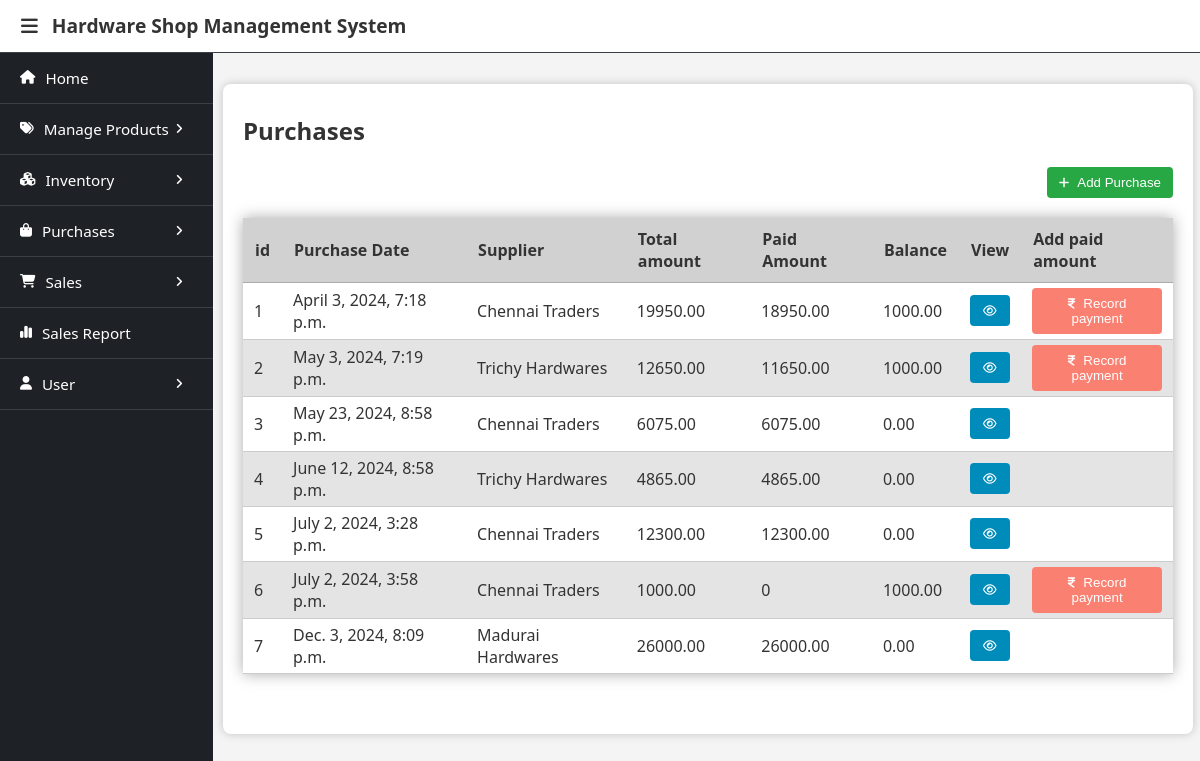
The page /purchases/ (signed in) on the database its author committed.
### database/models.py (models this page shows, shortened)
class PurchaseHeaderDetail(models.Model):
    purchase_id = models.BigAutoField(primary_key=True)
    supplier_ref = models.ForeignKey(Supplier, on_delete=models.SET_NULL, null=True)
    purchased_date = models.DateTimeField(auto_now_add=True)
    bill_amount = models.DecimalField(decimal_places=2, max_digits=10)
    class Meta:
        db_table = 'purchase_header_detail'

class Supplier(models.Model):
    supplier_id = models.BigAutoField(primary_key=True)
    shop_name = models.CharField(max_length=100)
    owner_name = models.CharField(max_length=60)
    phone_regex = RegexValidator(regex=r'^(\d{10})$', message="Phone number must be entered in the 10 digit format: '9999999999'")
    phoneno = models.CharField(validators=[phone_regex], max_length=13, null=True, blank=True)
    address = models.TextField(max_length=200, null=True, blank=True)
    date_added = models.DateTimeField(auto_now_add=True)
    class Meta:
        db_table = 'supplier'
    def __str__(self):
        return self.shop_name

class PurchasePayment(models.Model):
    purchase_payment_id = models.BigAutoField(primary_key=True)
    purchase_ref = models.ForeignKey(PurchaseHeaderDetail, on_delete=models.CASCADE)
    payment_date = models.DateTimeField(auto_now_add=True)
    paid_amount = models.DecimalField(decimal_places=2, max_digits=10)
    balance_amount = models.DecimalField(decimal_places=2, max_digits=10)
    class Meta:
        db_table = 'purchase_payment'

### purchases/views.py (the view)
# urls.py: path('', ViewPurchases.as_view(), name="view_purchases"),
class ViewPurchases(GroupRequiredMixin, View):
    def get(self, request):
        purchases = PurchaseHeaderDetail.objects.all()
        purchases_list = []
        for purchase in purchases:
            purchases_list.append(get_purchase_detail(purchase, False, False))
        context = {
            "purchases":purchases_list
        }
        return render(request, 'purchases.html', context)

### purchases/views.py (called while the page is built)
def get_purchase_detail(purchase, get_payments=True, get_items=True):
    context = {
        "purchase_ref":purchase,
        "paid_amount": 0,
        "balance_amount": purchase.bill_amount
    }
    if get_items:
        purchased_items = PurchaseItem.objects.filter(purchase_ref = purchase)
        context["purchased_items"] = purchased_items
    purchase_payments = PurchasePayment.objects.filter(purchase_ref = purchase)
    if purchase_payments:
        if get_payments:
            context["purchase_payments"] = purchase_payments
        pamount = 0
        for payment in purchase_payments:
            pamount += payment.paid_amount
        context["paid_amount"] = pamount
        context["balance_amount"] = purchase_payments.last().balance_amount
    return context

### user/context_processors.py (called while the page is built)
def get_users(request):
    users = User.objects.all()
    return {
        'users': users
    }

### user/templatetags/user_custom_tags.py (called while the page is built)
@register.filter(name='has_group')
def has_group(user, group_name):
    return user.groups.filter(name=group_name).exists()

### user/views.py (called while the page is built)
    def dispatch(self, request, *args, **kwargs):
        user = request.user
        if not user.is_authenticated:
            return redirect('login_page')
        if not any([user.groups.filter(name=group).exists() for group in self.groups_required]):
            print(user.groups)
            return self.handle_no_permission()
        return super().dispatch(request,*args, **kwargs)

### purchases/templates/purchases.html (shortened to what this page needs)
{% extends 'base.html' %}
{% load user_custom_tags %}
{% block menubar %}
    {% if request.user|has_group:"Owner" %}
        {% include 'owner_menu.html' %}
    {% elif request.user|has_group:"Salesman" %}
        {% include 'salesman_menu.html' %}
    {% endif %}
{% endblock %}
{% block content %}
<div class="container">
    <h2>Purchases</h2>
    <a href="/purchases/add/"><button class="btn btn-add"><i class="fa-solid fa-plus"></i>Add Purchase</button></a>
    <table class="table">
        <thead>
            <th>id</th>
            <th>Purchase Date</th>
            <th>Supplier</th>
            <th>Total amount</th>
            <th>Paid Amount</th>
            <th>Balance</th>
            <th>View</th>
            <th>Add paid amount</th>
        </thead>
        {% for purchase in purchases %}
        <tr>
            <td>{{purchase.purchase_ref.purchase_id}}</td>
            <td>{{purchase.purchase_ref.purchased_date}}</td>
            <td>{{purchase.purchase_ref.supplier_ref}}</td>
            <td>{{purchase.purchase_ref.bill_amount}}</td>
            <td>{{purchase.paid_amount}}</td>
            <td>{{purchase.balance_amount}}</td>
            <td><a href="{% url 'view_purchase' purchase.purchase_ref.purchase_id %}"><button class="btn btn-view"><i class="fa-regular fa-eye m-0"></i></button></a></td>
            {% if purchase.balance_amount > 0 %}
            <td><a href="{% url 'add_payment' purchase.purchase_ref.purchase_id %}"><button class="btn btn-payment"><i class="fa-solid fa-indian-rupee-sign"></i>Record payment</button></a></td>
            {% else %}
            <td></td>
            {% endif %}
        </tr>
        {% endfor %}
    </table>
</div>
{% endblock %}

### static/css/header_sidebar_layout.css (style rules this page uses)
body { margin: 0; font-family: system-ui, -apple-system, BlinkMacSystemFont, 'Segoe UI', Roboto, Oxygen, Ubuntu, Cantarell, 'Open Sans', 'Helvetica Neue', sans-serif; background-color: #f4f4f4; }

### templates/base.html (style rules this page uses)
.m-0 { margin: 0px !important; }
h1, h2 { color: #333; }
i { margin-right: 8px; font-size: 0.9em; }
.container { background: #fff; padding: 10px 20px 20px; margin: 20px 0; border-radius: 8px; box-shadow: 0 0 10px rgba(0, 0, 0, 0.2); }
button { background-color: #333; color: white; padding: 10px 15px; border: none; border-radius: 4px; cursor: pointer; }
.container .btn { display: inline-block; padding: 8px 13px; border: none; border-radius: 4px; cursor: pointer; color: white; transition: background-color 0.2s; }
.container .btn-add, .container .btn-edit-stock { background-color: #28a745; float: right; padding:8px 12px; margin-bottom: 20px; }
.container .btn-view { background-color:#008CBA; }
.container .btn-payment, .container .btn-transfer-stock { background-color: salmon; }
table { width: 100%; border-collapse: collapse; margin-bottom: 40px; box-shadow: 0px 0px 14px #aaa; overflow-x: auto; }
th, td { text-align: left; border-bottom: 1px solid #ccc; }
th { background-color: #d1d1d1; padding: 10px 12px; color: #333; border-bottom: 1px solid #aaa; font-weight: bold; }
td { padding: 5px 11px; background-color: #fff; color: #333; }
tr:nth-child(even) td { background-color: #e4e4e4; }

### rows shown on the page
PurchaseHeaderDetail: purchase_ref.purchase_id "1", purchase_ref.purchased_date "April 3, 2024, 7:18 p.m.", purchase_ref.supplier_ref "Chennai Traders", purchase_ref.bill_amount "19950.00", paid_amount "18950.00", balance_amount "1000.00", shows "Record payment"
PurchaseHeaderDetail: purchase_ref.purchase_id "2", purchase_ref.purchased_date "May 3, 2024, 7:19 p.m.", purchase_ref.supplier_ref "Trichy Hardwares", purchase_ref.bill_amount "12650.00", paid_amount "11650.00", balance_amount "1000.00", shows "Record payment"
PurchaseHeaderDetail: purchase_ref.purchase_id "3", purchase_ref.purchased_date "May 23, 2024, 8:58 p.m.", purchase_ref.supplier_ref "Chennai Traders", purchase_ref.bill_amount "6075.00", paid_amount "6075.00", balance_amount "0.00"
PurchaseHeaderDetail: purchase_ref.purchase_id "4", purchase_ref.purchased_date "June 12, 2024, 8:58 p.m.", purchase_ref.supplier_ref "Trichy Hardwares", purchase_ref.bill_amount "4865.00", paid_amount "4865.00", balance_amount "0.00"
PurchaseHeaderDetail: purchase_ref.purchase_id "5", purchase_ref.purchased_date "July 2, 2024, 3:28 p.m.", purchase_ref.supplier_ref "Chennai Traders", purchase_ref.bill_amount "12300.00", paid_amount "12300.00", balance_amount "0.00"
PurchaseHeaderDetail: purchase_ref.purchase_id "6", purchase_ref.purchased_date "July 2, 2024, 3:58 p.m.", purchase_ref.supplier_ref "Chennai Traders", purchase_ref.bill_amount "1000.00", paid_amount "0", balance_amount "1000.00", shows "Record payment"
PurchaseHeaderDetail: purchase_ref.purchase_id "7", purchase_ref.purchased_date "Dec. 3, 2024, 8:09 p.m.", purchase_ref.supplier_ref "Madurai Hardwares", purchase_ref.bill_amount "26000.00", paid_amount "26000.00", balance_amount "0.00"
